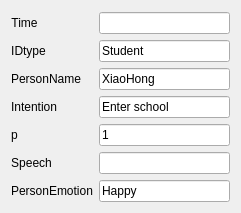
   <widget class="QWidget" name="formLayoutWidget_3">
    <property name="geometry">
     <rect>
      <x>0</x>
      <y>30</y>
      <width>241</width>
      <height>213</height>
     </rect>
    </property>
    <layout class="QFormLayout" name="formLayout_5">
     <property name="formAlignment">
      <set>Qt::AlignCenter</set>
     </property>
     <item row="0" column="1">
      <widget class="QLineEdit" name="lineEdit_per_time">
       <property name="text">
        <string/>
       </property>
      </widget>
     </item>
     <item row="1" column="0">
      <widget class="QLabel" name="label_29">
       <property name="text">
        <string>IDtype</string>
       </property>
       <property name="alignment">
        <set>Qt::AlignCenter</set>
       </property>
      </widget>
     </item>
     <item row="1" column="1">
      <widget class="QLineEdit" name="lineEdit_per_person">
       <property name="text">
        <string>Student</string>
       </property>
      </widget>
     </item>
     <item row="2" column="0">
      <widget class="QLabel" name="label_34">
       <property name="text">
        <string>PersonName</string>
       </property>
       <property name="alignment">
        <set>Qt::AlignCenter</set>
       </property>
      </widget>
     </item>
     <item row="2" column="1">
      <widget class="QLineEdit" name="lineEdit_per_person_name">
       <property name="text">
        <string>XiaoHong</string>
       </property>
      </widget>
     </item>
     <item row="3" column="0">
      <widget class="QLabel" name="label_30">
       <property name="text">
        <string>Intention</string>
       </property>
       <property name="alignment">
        <set>Qt::AlignCenter</set>
       </property>
      </widget>
     </item>
     <item row="3" column="1">
      <widget class="QLineEdit" name="lineEdit_per_intention">
       <property name="text">
        <string>Enter school</string>
       </property>
      </widget>
     </item>
     <item row="4" column="0">
      <widget class="QLabel" name="label_31">
       <property name="text">
        <string>p</string>
       </property>
       <property name="alignment">
        <set>Qt::AlignCenter</set>
       </property>
      </widget>
     </item>
     <item row="4" column="1">
      <widget class="QLineEdit" name="lineEdit_per_p">
       <property name="text">
        <string>1</string>
       </property>
      </widget>
     </item>
     <item row="5" column="0">
      <widget class="QLabel" name="label_32">
       <property name="contextMenuPolicy">
        <enum>Qt::ActionsContextMenu</enum>
       </property>
       <property name="text">
        <string>Speech</string>
       </property>
       <property name="alignment">
        <set>Qt::AlignCenter</set>
       </property>
      </widget>
     </item>
     <item row="5" column="1">
      <widget class="QLineEdit" name="lineEdit_per_speech">
       <property name="text">
        <string/>
       </property>
      </widget>
     </item>
     <item row="6" column="0">
      <widget class="QLabel" name="label_33">
       <property name="contextMenuPolicy">
        <enum>Qt::ActionsContextMenu</enum>
       </property>
       <property name="text">
        <string>PersonEmotion</string>
       </property>
       <property name="alignment">
        <set>Qt::AlignCenter</set>
       </property>
      </widget>
     </item>
     <item row="6" column="1">
      <widget class="QLineEdit" name="lineEdit_per_personEmotion">
       <property name="text">
        <string>Happy</string>
       </property>
      </widget>
     </item>
     <item row="0" column="0">
      <widget class="QLabel" name="label_28">
       <property name="text">
        <string>Time</string>
       </property>
       <property name="alignment">
        <set>Qt::AlignCenter</set>
       </property>
      </widget>
     </item>
    </layout>
   </widget>
